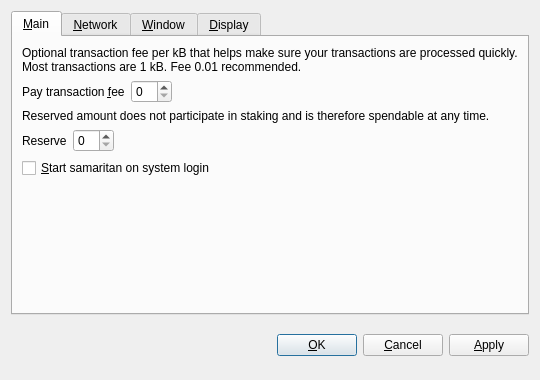
<?xml version="1.0" encoding="UTF-8"?>
<ui version="4.0">
 <class>OptionsDialog</class>
 <widget class="QDialog" name="OptionsDialog">
  <property name="geometry">
   <rect>
    <x>0</x>
    <y>0</y>
    <width>540</width>
    <height>380</height>
   </rect>
  </property>
  <property name="windowTitle">
   <string>Options</string>
  </property>
  <property name="styleSheet">
   <string notr="true">background-image: url(:/images/bkg2);
background-image: url(:/images/gr);</string>
  </property>
  <property name="modal">
   <bool>true</bool>
  </property>
  <layout class="QVBoxLayout" name="verticalLayout">
   <item>
    <widget class="QTabWidget" name="tabWidget">
     <property name="tabPosition">
      <enum>QTabWidget::North</enum>
     </property>
     <property name="currentIndex">
      <number>0</number>
     </property>
     <widget class="QWidget" name="tabMain">
      <attribute name="title">
       <string>&amp;Main</string>
      </attribute>
      <layout class="QVBoxLayout" name="verticalLayout_Main">
       <item>
        <widget class="QLabel" name="transactionFeeInfoLabel">
         <property name="text">
          <string>Optional transaction fee per kB that helps make sure your transactions are processed quickly. Most transactions are 1 kB. Fee 0.01 recommended.</string>
         </property>
         <property name="textFormat">
          <enum>Qt::PlainText</enum>
         </property>
         <property name="wordWrap">
          <bool>true</bool>
         </property>
        </widget>
       </item>
       <item>
        <layout class="QHBoxLayout" name="horizontalLayoutFee">
         <item>
          <widget class="QLabel" name="transactionFeeLabel">
           <property name="text">
            <string>Pay transaction &amp;fee</string>
           </property>
           <property name="textFormat">
            <enum>Qt::PlainText</enum>
           </property>
           <property name="buddy">
            <cstring>transactionFee</cstring>
           </property>
          </widget>
         </item>
         <item>
          <widget class="BitcoinAmountField" name="transactionFee"/>
         </item>
         <item>
          <spacer name="horizontalSpacerFee">
           <property name="orientation">
            <enum>Qt::Horizontal</enum>
           </property>
           <property name="sizeHint" stdset="0">
            <size>
             <width>40</width>
             <height>20</height>
            </size>
           </property>
          </spacer>
         </item>
        </layout>
       </item>
       <item>
        <widget class="QLabel" name="reserveBalanceInfoLabel">
         <property name="text">
          <string>Reserved amount does not participate in staking and is therefore spendable at any time.</string>
         </property>
         <property name="textFormat">
          <enum>Qt::PlainText</enum>
         </property>
         <property name="wordWrap">
          <bool>true</bool>
         </property>
        </widget>
       </item>
       <item>
        <layout class="QHBoxLayout" name="horizontalLayoutReserveBalance">
         <item>
          <widget class="QLabel" name="reserveBalanceLabel">
           <property name="text">
            <string>Reserve</string>
           </property>
           <property name="textFormat">
            <enum>Qt::PlainText</enum>
           </property>
           <property name="buddy">
            <cstring>reserveBalance</cstring>
           </property>
          </widget>
         </item>
         <item>
          <widget class="BitcoinAmountField" name="reserveBalance"/>
         </item>
         <item>
          <spacer name="horizontalSpacerReserveBalance">
           <property name="orientation">
            <enum>Qt::Horizontal</enum>
           </property>
           <property name="sizeHint" stdset="0">
            <size>
             <width>40</width>
             <height>20</height>
            </size>
           </property>
          </spacer>
         </item>
        </layout>
       </item>
       <item>
        <widget class="QCheckBox" name="bitcoinAtStartup">
         <property name="toolTip">
          <string>Automatically start samaritan after logging in to the system.</string>
         </property>
         <property name="text">
          <string>&amp;Start samaritan on system login</string>
         </property>
        </widget>
       </item>
       <item>
        <spacer name="verticalSpacer_Main">
         <property name="orientation">
          <enum>Qt::Vertical</enum>
         </property>
         <property name="sizeHint" stdset="0">
          <size>
           <width>20</width>
           <height>40</height>
          </size>
         </property>
        </spacer>
       </item>
      </layout>
     </widget>
     <widget class="QWidget" name="tabNetwork">
      <attribute name="title">
       <string>&amp;Network</string>
      </attribute>
      <layout class="QVBoxLayout" name="verticalLayout_Network">
       <item>
        <widget class="QCheckBox" name="mapPortUpnp">
         <property name="toolTip">
          <string>Automatically open the samaritan client port on the router. This only works when your router supports UPnP and it is enabled.</string>
         </property>
         <property name="text">
          <string>Map port using &amp;UPnP</string>
         </property>
        </widget>
       </item>
       <item>
        <widget class="QCheckBox" name="connectSocks">
         <property name="toolTip">
          <string>Connect to the samaritan network through a SOCKS proxy (e.g. when connecting through Tor).</string>
         </property>
         <property name="text">
          <string>&amp;Connect through SOCKS proxy:</string>
         </property>
        </widget>
       </item>
       <item>
        <layout class="QHBoxLayout" name="horizontalLayout_Network">
         <item>
          <widget class="QLabel" name="proxyIpLabel">
           <property name="text">
            <string>Proxy &amp;IP:</string>
           </property>
           <property name="textFormat">
            <enum>Qt::PlainText</enum>
           </property>
           <property name="buddy">
            <cstring>proxyIp</cstring>
           </property>
          </widget>
         </item>
         <item>
          <widget class="QValidatedLineEdit" name="proxyIp">
           <property name="maximumSize">
            <size>
             <width>140</width>
             <height>16777215</height>
            </size>
           </property>
           <property name="toolTip">
            <string>IP address of the proxy (e.g. 127.0.0.1)</string>
           </property>
          </widget>
         </item>
         <item>
          <widget class="QLabel" name="proxyPortLabel">
           <property name="text">
            <string>&amp;Port:</string>
           </property>
           <property name="textFormat">
            <enum>Qt::PlainText</enum>
           </property>
           <property name="buddy">
            <cstring>proxyPort</cstring>
           </property>
          </widget>
         </item>
         <item>
          <widget class="QLineEdit" name="proxyPort">
           <property name="maximumSize">
            <size>
             <width>55</width>
             <height>16777215</height>
            </size>
           </property>
           <property name="toolTip">
            <string>Port of the proxy (e.g. 9050)</string>
           </property>
          </widget>
         </item>
         <item>
          <widget class="QLabel" name="socksVersionLabel">
           <property name="text">
            <string>SOCKS &amp;Version:</string>
           </property>
           <property name="textFormat">
            <enum>Qt::PlainText</enum>
           </property>
           <property name="buddy">
            <cstring>socksVersion</cstring>
           </property>
          </widget>
         </item>
         <item>
          <widget class="QValueComboBox" name="socksVersion">
           <property name="toolTip">
            <string>SOCKS version of the proxy (e.g. 5)</string>
           </property>
          </widget>
         </item>
         <item>
          <spacer name="horizontalSpacer_Network">
           <property name="orientation">
            <enum>Qt::Horizontal</enum>
           </property>
           <property name="sizeHint" stdset="0">
            <size>
             <width>40</width>
             <height>20</height>
            </size>
           </property>
          </spacer>
         </item>
        </layout>
       </item>
       <item>
        <spacer name="verticalSpacer_Network">
         <property name="orientation">
          <enum>Qt::Vertical</enum>
         </property>
         <property name="sizeHint" stdset="0">
          <size>
           <width>20</width>
           <height>40</height>
          </size>
         </property>
        </spacer>
       </item>
      </layout>
     </widget>
     <widget class="QWidget" name="tabWindow">
      <attribute name="title">
       <string>&amp;Window</string>
      </attribute>
      <layout class="QVBoxLayout" name="verticalLayout_Window">
       <item>
        <widget class="QCheckBox" name="minimizeToTray">
         <property name="toolTip">
          <string>Show only a tray icon after minimizing the window.</string>
         </property>
         <property name="text">
          <string>&amp;Minimize to the tray instead of the taskbar</string>
         </property>
        </widget>
       </item>
       <item>
        <widget class="QCheckBox" name="minimizeOnClose">
         <property name="toolTip">
          <string>Minimize instead of exit the application when the window is closed. When this option is enabled, the application will be closed only after selecting Quit in the menu.</string>
         </property>
         <property name="text">
          <string>M&amp;inimize on close</string>
         </property>
        </widget>
       </item>
       <item>
        <spacer name="verticalSpacer_Window">
         <property name="orientation">
          <enum>Qt::Vertical</enum>
         </property>
         <property name="sizeHint" stdset="0">
          <size>
           <width>20</width>
           <height>40</height>
          </size>
         </property>
        </spacer>
       </item>
      </layout>
     </widget>
     <widget class="QWidget" name="tabDisplay">
      <attribute name="title">
       <string>&amp;Display</string>
      </attribute>
      <layout class="QVBoxLayout" name="verticalLayout_Display">
       <item>
        <layout class="QHBoxLayout" name="horizontalLayout_1_Display">
         <item>
          <widget class="QLabel" name="langLabel">
           <property name="text">
            <string>User Interface &amp;language:</string>
           </property>
           <property name="textFormat">
            <enum>Qt::PlainText</enum>
           </property>
           <property name="buddy">
            <cstring>lang</cstring>
           </property>
          </widget>
         </item>
         <item>
          <widget class="QValueComboBox" name="lang">
           <property name="toolTip">
            <string>The user interface language can be set here. This setting will take effect after restarting samaritan.</string>
           </property>
          </widget>
         </item>
        </layout>
       </item>
       <item>
        <layout class="QHBoxLayout" name="horizontalLayout_2_Display">
         <item>
          <widget class="QLabel" name="unitLabel">
           <property name="text">
            <string>&amp;Unit to show amounts in:</string>
           </property>
           <property name="textFormat">
            <enum>Qt::PlainText</enum>
           </property>
           <property name="buddy">
            <cstring>unit</cstring>
           </property>
          </widget>
         </item>
         <item>
          <widget class="QValueComboBox" name="unit">
           <property name="toolTip">
            <string>Choose the default subdivision unit to show in the interface and when sending coins.</string>
           </property>
          </widget>
         </item>
        </layout>
       </item>
       <item>
        <widget class="QCheckBox" name="displayAddresses">
         <property name="toolTip">
          <string>Whether to show samaritan addresses in the transaction list or not.</string>
         </property>
         <property name="text">
          <string>&amp;Display addresses in transaction list</string>
         </property>
        </widget>
       </item>
       <item>
        <widget class="QCheckBox" name="coinControlFeatures">
         <property name="toolTip">
          <string>Whether to show coin control features or not.</string>
         </property>
         <property name="text">
          <string>Display coin &amp;control features (experts only!)</string>
         </property>
        </widget>
       </item>
       <item>
        <spacer name="verticalSpacer_Display">
         <property name="orientation">
          <enum>Qt::Vertical</enum>
         </property>
         <property name="sizeHint" stdset="0">
          <size>
           <width>20</width>
           <height>40</height>
          </size>
         </property>
        </spacer>
       </item>
      </layout>
     </widget>
    </widget>
   </item>
   <item>
    <layout class="QHBoxLayout" name="horizontalLayout_Buttons">
     <item>
      <spacer name="horizontalSpacer_1">
       <property name="orientation">
        <enum>Qt::Horizontal</enum>
       </property>
       <property name="sizeHint" stdset="0">
        <size>
         <width>40</width>
         <height>48</height>
        </size>
       </property>
      </spacer>
     </item>
     <item>
      <widget class="QLabel" name="statusLabel">
       <property name="font">
        <font>
         <weight>75</weight>
         <bold>true</bold>
        </font>
       </property>
       <property name="text">
        <string/>
       </property>
       <property name="textFormat">
        <enum>Qt::PlainText</enum>
       </property>
       <property name="wordWrap">
        <bool>true</bool>
       </property>
      </widget>
     </item>
     <item>
      <spacer name="horizontalSpacer_2">
       <property name="orientation">
        <enum>Qt::Horizontal</enum>
       </property>
       <property name="sizeHint" stdset="0">
        <size>
         <width>40</width>
         <height>48</height>
        </size>
       </property>
      </spacer>
     </item>
     <item>
      <widget class="QPushButton" name="okButton">
       <property name="text">
        <string>&amp;OK</string>
       </property>
      </widget>
     </item>
     <item>
      <widget class="QPushButton" name="cancelButton">
       <property name="text">
        <string>&amp;Cancel</string>
       </property>
       <property name="autoDefault">
        <bool>false</bool>
       </property>
      </widget>
     </item>
     <item>
      <widget class="QPushButton" name="applyButton">
       <property name="text">
        <string>&amp;Apply</string>
       </property>
       <property name="autoDefault">
        <bool>false</bool>
       </property>
      </widget>
     </item>
    </layout>
   </item>
  </layout>
 </widget>
 <customwidgets>
  <customwidget>
   <class>BitcoinAmountField</class>
   <extends>QSpinBox</extends>
   <header>bitcoinamountfield.h</header>
   <container>1</container>
  </customwidget>
  <customwidget>
   <class>QValidatedLineEdit</class>
   <extends>QLineEdit</extends>
   <header>qvalidatedlineedit.h</header>
  </customwidget>
  <customwidget>
   <class>QValueComboBox</class>
   <extends>QComboBox</extends>
   <header>qvaluecombobox.h</header>
  </customwidget>
 </customwidgets>
 <resources/>
 <connections/>
</ui>
